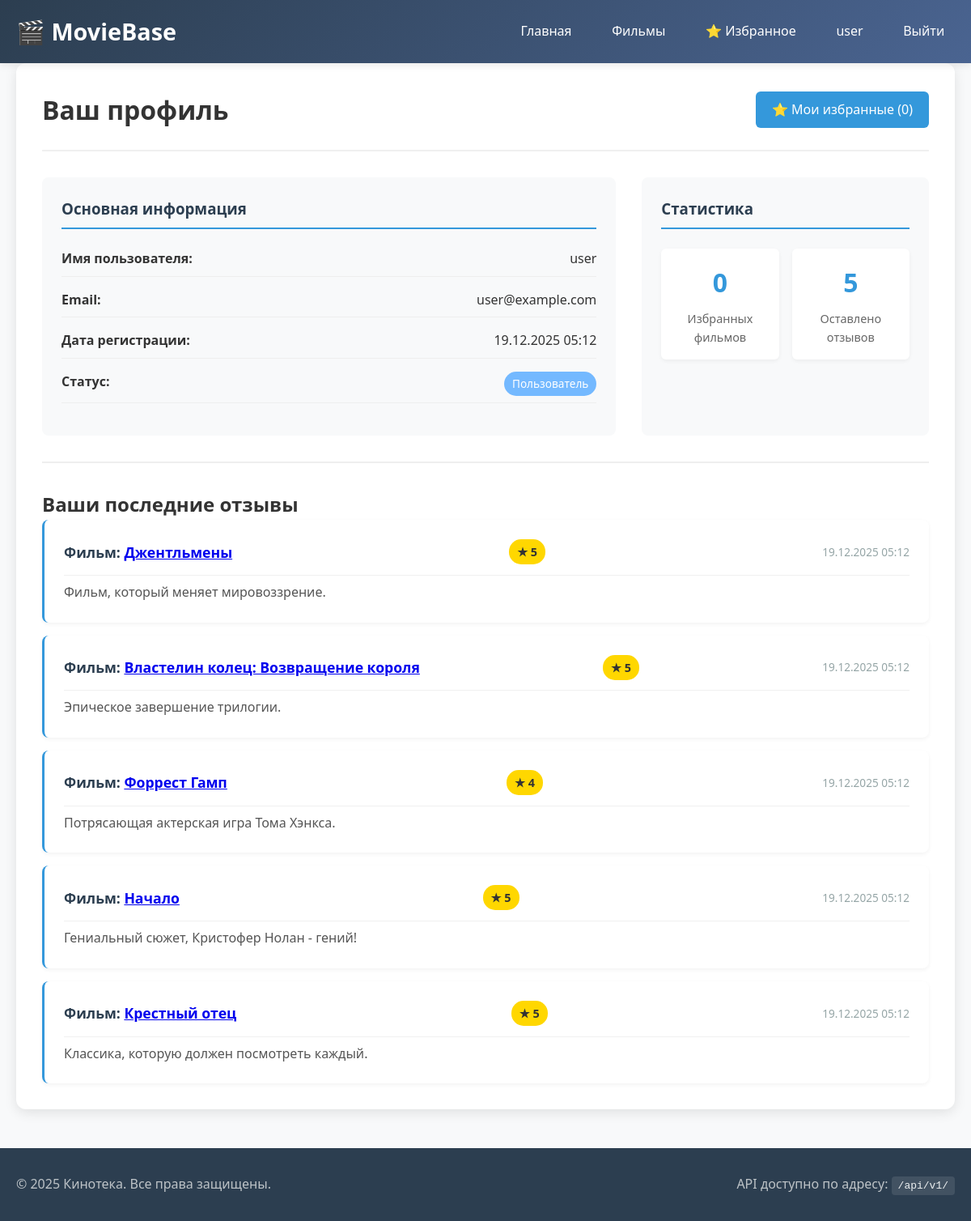
The page /profile (signed in) on the database its author committed.
### models.py (models this page shows, shortened)
class User(UserMixin, db.Model):
    __tablename__ = 'user'
    id = db.Column(db.Integer, primary_key=True)
    username = db.Column(db.String(80), unique=True, nullable=False)
    email = db.Column(db.String(120), nullable=True)
    password_hash = db.Column(db.String(200))
    is_admin = db.Column(db.Boolean, default=False)
    created_at = db.Column(db.DateTime, default=datetime.utcnow)
    favorite_movies = db.relationship('Movie',
                                      secondary=user_favorites,
                                      backref=db.backref('favorited_by', lazy='dynamic'),
                                      lazy='dynamic')
    reviews = db.relationship('Review', backref='user', lazy='dynamic', cascade='all, delete-orphan')
    reviews = db.relationship('Review', backref='user', lazy='dynamic', cascade='all, delete-orphan')
    favorite_movies = db.relationship('Movie',
                                      secondary=user_favorites,
                                      backref=db.backref('favorited_by', lazy='dynamic'),
                                      lazy='dynamic')

class Review(db.Model):
    __tablename__ = 'review'
    id = db.Column(db.Integer, primary_key=True)
    content = db.Column(db.Text, nullable=False)
    rating = db.Column(db.Integer, nullable=False)  # 1-5
    user_id = db.Column(db.Integer, db.ForeignKey('user.id'), nullable=False)
    movie_id = db.Column(db.Integer, db.ForeignKey('movie.id'), nullable=False)
    created_at = db.Column(db.DateTime, default=datetime.utcnow)
    __table_args__ = (
        db.UniqueConstraint('user_id', 'movie_id', name='unique_user_movie_review'),
        db.CheckConstraint('rating >= 1 AND rating <= 5', name='rating_range_check'),
    )

class Movie(db.Model):
    __tablename__ = 'movie'
    id = db.Column(db.Integer, primary_key=True)
    title = db.Column(db.String(200), nullable=False, index=True)
    year = db.Column(db.Integer, nullable=False, index=True)
    director = db.Column(db.String(100))
    description = db.Column(db.Text)
    genre = db.Column(db.String(100))
    rating = db.Column(db.Float, default=0.0)
    created_at = db.Column(db.DateTime, default=datetime.utcnow)
    reviews = db.relationship('Review', backref='movie', lazy='dynamic', cascade='all, delete-orphan')

### app.py (the view)
@app.route('/profile')
@login_required
def profile():
    reviews = Review.query.filter_by(user_id=current_user.id).order_by(Review.created_at.desc()).limit(10).all()
    favorite_count = current_user.favorite_movies.count()
    return render_template('profile.html',
                           reviews=reviews,
                           favorite_count=favorite_count)

### app.py (called while the page is built)
@login_manager.user_loader
def load_user(user_id):
    return User.query.get(int(user_id))

### templates/profile.html (shortened to what this page needs)
{% extends "base.html" %}
{% block content %}
<div class="profile-container">
    <div class="profile-header">
        <h1>Ваш профиль</h1>
        <div class="profile-actions">
            <a href="{{ url_for('favorites') }}" class="btn btn-primary">⭐ Мои избранные ({{ favorite_count }})</a>
        </div>
    </div>
    <div class="profile-info">
        <div class="info-card">
            <h3>Основная информация</h3>
            <div class="info-item">
                <strong>Имя пользователя:</strong>
                <span>{{ current_user.username }}</span>
            </div>
            <div class="info-item">
                <strong>Email:</strong>
                <span>{{ current_user.email or 'Не указан' }}</span>
            </div>
            <div class="info-item">
                <strong>Дата регистрации:</strong>
                <span>{{ current_user.created_at.strftime('%d.%m.%Y %H:%M') }}</span>
            </div>
            <div class="info-item">
                <strong>Статус:</strong>
                <span class="badge {% if current_user.is_admin %}badge-admin{% else %}badge-user{% endif %}">
                    {% if current_user.is_admin %}Администратор{% else %}Пользователь{% endif %}
                </span>
            </div>
        </div>
        <div class="stats-card">
            <h3>Статистика</h3>
            <div class="stats-grid">
                <div class="stat-item">
                    <div class="stat-number">{{ favorite_count }}</div>
                    <div class="stat-label">Избранных фильмов</div>
                </div>
                <div class="stat-item">
                    <div class="stat-number">{{ reviews|length }}</div>
                    <div class="stat-label">Оставлено отзывов</div>
                </div>
            </div>
        </div>
    </div>
    <div class="reviews-section">
        <h2>Ваши последние отзывы</h2>
        {% if reviews %}
        <div class="reviews-list">
            {% for review in reviews %}
            <div class="review-card">
                <div class="review-header">
                    <strong>Фильм: <a href="{{ url_for('movie_detail', movie_id=review.movie.id) }}">{{
                        review.movie.title }}</a></strong>
                    <span class="review-rating">★ {{ review.rating }}</span>
                    <span class="review-date">{{ review.created_at.strftime('%d.%m.%Y %H:%M') }}</span>
                </div>
                <p class="review-content">{{ review.content }}</p>
            </div>
            {% endfor %}
        </div>
        {% else %}
        <div class="no-reviews">
            <p>Вы еще не оставляли отзывов.</p>
            <a href="{{ url_for('movie_list') }}" class="btn">Найти фильмы для отзыва</a>
        </div>
        {% endif %}
    </div>
</div>
{% endblock %}

### templates/base.html (shortened to what this page needs)
<!DOCTYPE html>
<html lang="ru">
<head>
    <link rel="stylesheet" href="{{ url_for('static', filename='style.css') }}">
</head>
<body>
<nav class="navbar">
    <div class="container">
        <a class="logo" href="{{ url_for('index') }}">🎬 MovieBase</a>
        <div class="nav-links">
            <a href="{{ url_for('index') }}">Главная</a>
            <a href="{{ url_for('movie_list') }}">Фильмы</a>
            {% if current_user.is_authenticated %}
            <a href="{{ url_for('favorites') }}">⭐ Избранное</a>
            <a href="{{ url_for('profile') }}">{{ current_user.username }}</a>
            <a href="{{ url_for('logout') }}">Выйти</a>
            {% else %}
            <a href="{{ url_for('login') }}">Войти</a>
            <a href="{{ url_for('register') }}">Регистрация</a>
            {% endif %}
        </div>
    </div>
</nav>
<div class="container">
    {% block content %}{% endblock %}
</div>
<footer>
    <div class="container">
        <p>© 2025 Кинотека. Все права защищены.</p>
        <p>API доступно по адресу: <code>/api/v1/</code></p>
    </div>
</footer>
</body>
</html>

### static/style.css (style rules this page uses)
* { margin: 0; padding: 0; box-sizing: border-box; }
body { font-family: 'Segoe UI', Tahoma, Geneva, Verdana, sans-serif; line-height: 1.6; color: #333; background-color: #f8f9fa; min-height: 100vh; display: flex; flex-direction: column; }
.container { max-width: 1200px; margin: 0 auto; padding: 0 20px; flex: 1; }
.navbar { background: linear-gradient(135deg, #2c3e50, #4a6491); color: white; padding: 1rem 0; box-shadow: 0 2px 10px rgba(0, 0, 0, 0.1); position: sticky; top: 0; z-index: 1000; }
.navbar .container { display: flex; justify-content: space-between; align-items: center; }
.logo { font-size: 1.8rem; font-weight: bold; color: white; text-decoration: none; display: flex; align-items: center; gap: 10px; }
.nav-links { display: flex; gap: 1.5rem; align-items: center; }
.nav-links a { color: white; text-decoration: none; padding: 0.5rem 0.8rem; border-radius: 4px; transition: all 0.3s; font-weight: 500; }
.btn { display: inline-block; padding: 10px 20px; border: none; border-radius: 6px; cursor: pointer; font-size: 1rem; text-decoration: none; transition: all 0.3s; font-weight: 500; }
.btn-primary { background: #3498db; color: white; }
.reviews-section { margin-top: 2rem; padding-top: 2rem; border-top: 2px solid #eee; }
.reviews-list { display: flex; flex-direction: column; gap: 1rem; }
.review-card { background: white; padding: 1.5rem; border-radius: 8px; box-shadow: 0 2px 5px rgba(0, 0, 0, 0.05); border-left: 3px solid #3498db; }
.review-header { display: flex; justify-content: space-between; align-items: center; margin-bottom: 0.8rem; flex-wrap: wrap; gap: 0.5rem; }
.review-header strong { color: #2c3e50; font-size: 1.1rem; }
.review-rating { background: #ffd700; color: #333; padding: 4px 10px; border-radius: 15px; font-weight: bold; font-size: 0.9rem; }
.review-date { color: #95a5a6; font-size: 0.85rem; }
.review-content { line-height: 1.6; color: #555; margin-top: 0.5rem; padding-top: 0.5rem; border-top: 1px solid #f0f0f0; }
.profile-container { background: white; border-radius: 12px; padding: 2rem; box-shadow: 0 4px 15px rgba(0, 0, 0, 0.1); }
.profile-header { display: flex; justify-content: space-between; align-items: center; margin-bottom: 2rem; padding-bottom: 1.5rem; border-bottom: 2px solid #f0f0f0; }
.profile-info { display: grid; grid-template-columns: 2fr 1fr; gap: 2rem; margin-bottom: 2rem; }
.info-card, .stats-card { background: #f8f9fa; padding: 1.5rem; border-radius: 8px; }
.info-card h3, .stats-card h3 { color: #2c3e50; margin-bottom: 1.5rem; padding-bottom: 0.5rem; border-bottom: 2px solid #3498db; }
.info-item { display: flex; justify-content: space-between; margin-bottom: 1rem; padding-bottom: 0.5rem; border-bottom: 1px solid #eee; }
.badge { padding: 4px 12px; border-radius: 20px; font-size: 0.85rem; font-weight: 500; }
.badge-user { background: #74b9ff; color: white; }
.stats-grid { display: grid; grid-template-columns: 1fr 1fr; gap: 1rem; }
.stat-item { text-align: center; padding: 1rem; background: white; border-radius: 6px; box-shadow: 0 2px 5px rgba(0, 0, 0, 0.05); }
.stat-number { font-size: 2rem; font-weight: bold; color: #3498db; margin-bottom: 0.5rem; }
.stat-label { color: #666; font-size: 0.9rem; }
footer { background: #2c3e50; color: white; padding: 2rem 0; margin-top: 3rem; text-align: center; }
footer .container { display: flex; justify-content: space-between; align-items: center; flex-wrap: wrap; gap: 1rem; }
footer p { margin: 0; color: #bdc3c7; }
footer code { background: rgba(255, 255, 255, 0.1); padding: 4px 8px; border-radius: 4px; font-family: monospace; color: #ecf0f1; }
.badge { padding: 4px 10px; border-radius: 20px; font-size: 0.85rem; font-weight: 500; display: inline-block; }
.btn { display: inline-block; padding: 10px 20px; background: #3498db; color: white; text-decoration: none; border-radius: 6px; border: none; cursor: pointer; font-size: 1rem; transition: all 0.3s; font-weight: 500; }

### rows shown on the page
User: username "user", email "user@example.com", created_at "19.12.2025 05:12"
Review: movie "Джентльмены", rating "5", created_at "19.12.2025 05:12", content "Фильм, который меняет мировоззрение."
Review: movie "Властелин колец: Возвращение короля", rating "5", created_at "19.12.2025 05:12", content "Эпическое завершение трилогии."
Review: movie "Форрест Гамп", rating "4", created_at "19.12.2025 05:12", content "Потрясающая актерская игра Тома Хэнкса."
Review: movie "Начало", rating "5", created_at "19.12.2025 05:12", content "Гениальный сюжет, Кристофер Нолан - гений!"
Review: movie "Крестный отец", rating "5", created_at "19.12.2025 05:12", content "Классика, которую должен посмотреть каждый."

### other values the page prints
{{ favorite_count }} "0"
{{ reviews|length }} "5"
